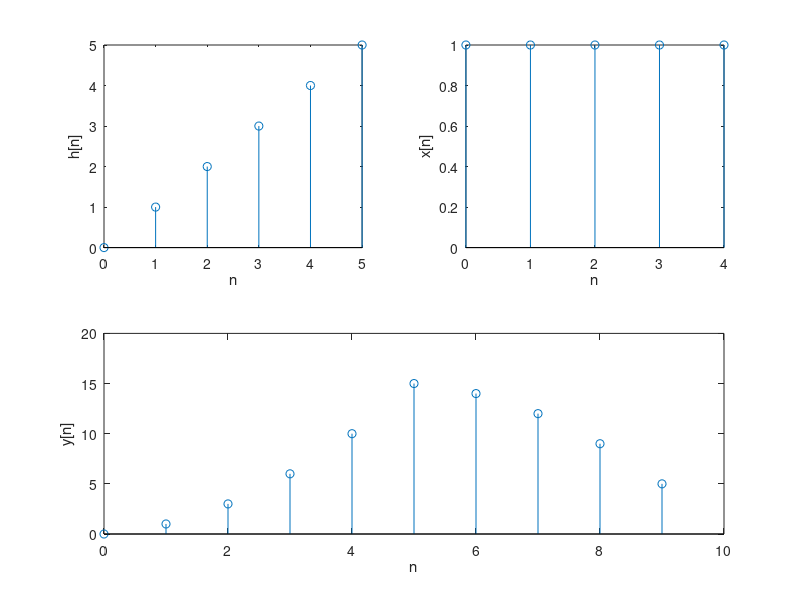

MATLAB code for this plot:
n1 = 0:5;
h = n1;
n2 = 0:4;
x = ones(1, 5);

figure;
subplot(2, 2, 1);
stem(n1, h);
xlabel('n');
ylabel('h[n]');

subplot(2, 2, 2);
stem(n2, x);
xlabel('n');
ylabel('x[n]');

n3 = 0:9;
y = conv(x, h);
subplot(2, 1, 2);
stem(n3, y);
xlabel('n');
ylabel('y[n]');
